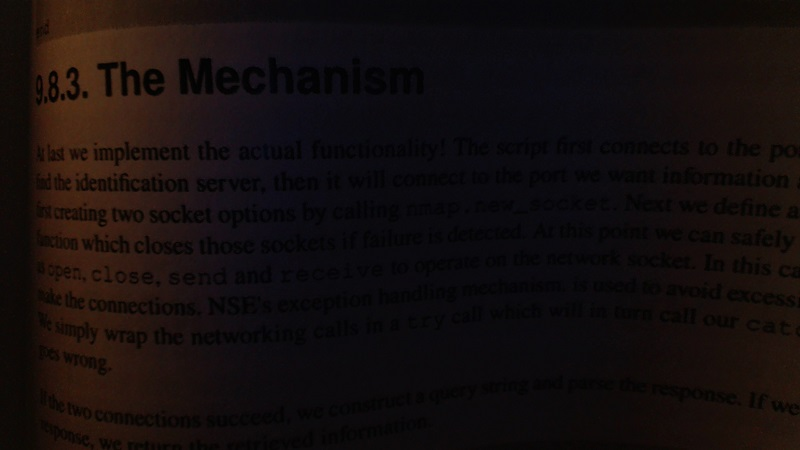
#> input picture abel/bookpage.jpg, 800 x 450 px, found by its file name
$ jupyter execute Thresh_Bitwise_Inrange.ipynb
#> lines starting #> are read from the running program, lines starting #| are printed output that depends on the picture; after the words box and inside, x2 and y2 are one past the last pixel; in counts of white or black regions, pixels touching at a corner belong together
[cell 1]
import cv2
from google.colab.patches import cv2_imshow

[cell 2]
book_page=cv2.imread("/content/bookpage.jpg")
#> book_page is the input picture: shape (450, 800, 3); mean B, G, R 13.4, 13.6, 20.3
cv2_imshow(book_page)

[cell 3]
gray_scale=cv2.cvtColor(book_page,cv2.COLOR_BGR2GRAY)
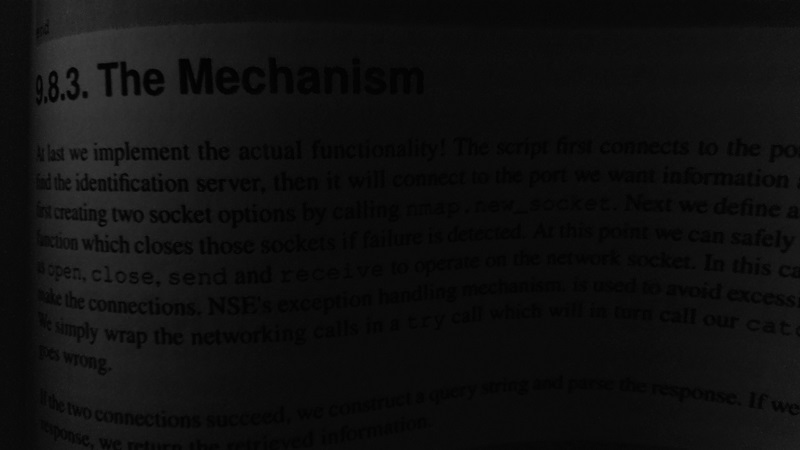
#> gray_scale: shape (450, 800); min 0, max 64, mean 15.6
cv2_imshow(gray_scale)

[cell 4]
retval, threshold = cv2.threshold(gray_scale, 10, 255, cv2.THRESH_BINARY)
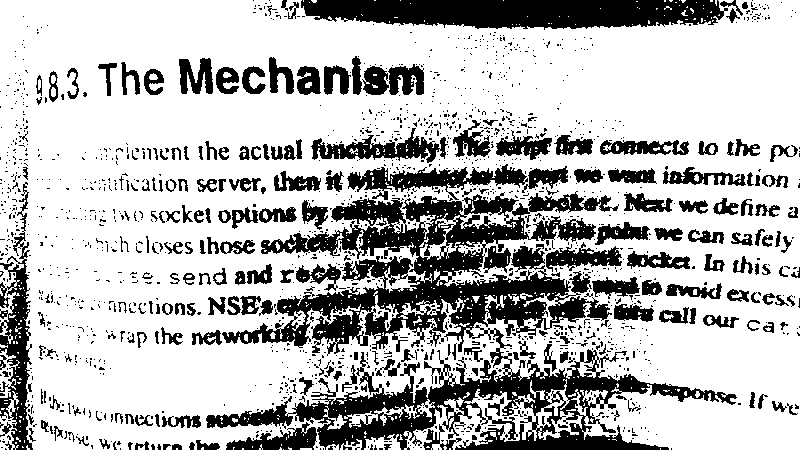
#> threshold: shape (450, 800); 72.6% white; 1628 black regions (1390 under 20 px), largest, box (x1, y1, x2, y2) and area: (206, 191, 737, 450) 41971, (301, 0, 728, 30) 10101, (0, 182, 33, 450) 3599
cv2_imshow(threshold)

[cell 5]
adaptive_threshold = cv2.adaptiveThreshold(gray_scale,255, cv2.ADAPTIVE_THRESH_GAUSSIAN_C, cv2.THRESH_BINARY, 215, 1)
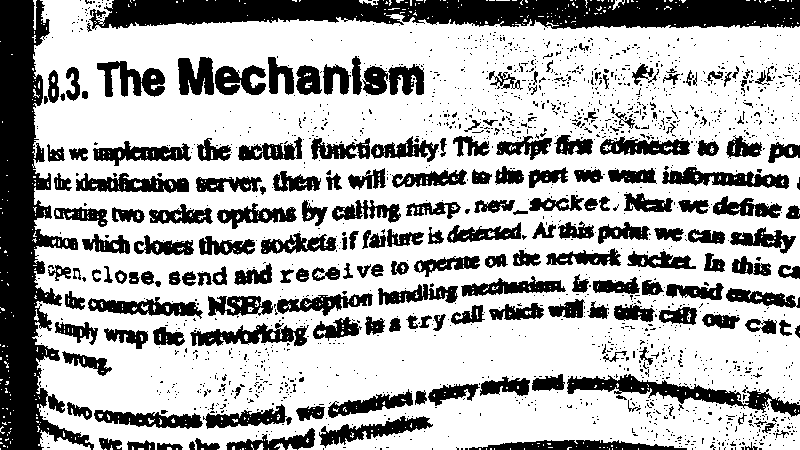
#> adaptive_threshold: shape (450, 800); 68.6% white; 1766 black regions (1561 under 20 px), largest, box (x1, y1, x2, y2) and area: (0, 0, 94, 450) 19051, (89, 0, 800, 30) 16405, (567, 374, 800, 417) 2833
cv2_imshow(adaptive_threshold)

[cell 6]
image_back = cv2.imread('/content/image_back.png')
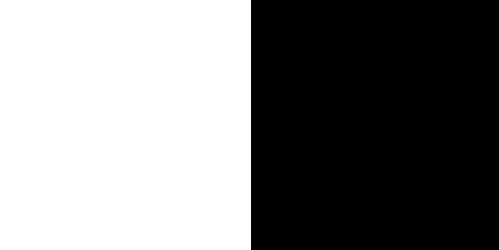
#> input picture abel/image_back.png, 499 x 250 px, found by its file name
#> image_back is the input picture: shape (250, 499, 3); 50.3% white; 1 black region, box (x1, y1, x2, y2) and area: (251, 0, 499, 250) 62000
image_circle = cv2.imread('/content/image_circle.png')
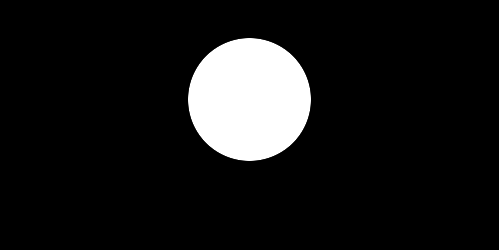
#> input picture abel/image_circle.png, 499 x 250 px, found by its file name
#> image_circle is the input picture: shape (250, 499, 3); min 0, max 255, mean 24.2

cv2_imshow(image_back)

[cell 7]
cv2_imshow(image_circle)

[cell 8]
image_and = cv2.bitwise_and(image_back, image_circle, mask = None)
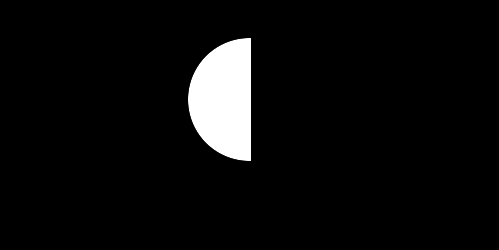
#> image_and: shape (250, 499, 3); min 0, max 255, mean 12.5
cv2_imshow(image_and)

[cell 9]
image_or = cv2.bitwise_or(image_back, image_circle, mask = None)
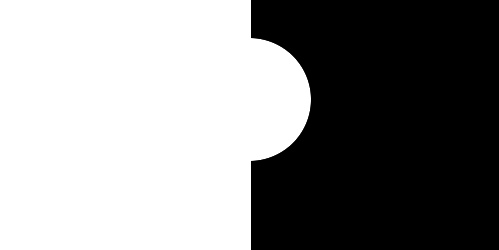
#> image_or: shape (250, 499, 3); min 0, max 255, mean 140
cv2_imshow(image_or)

[cell 10]
image_not_circle = cv2.bitwise_not(image_circle, mask = None)
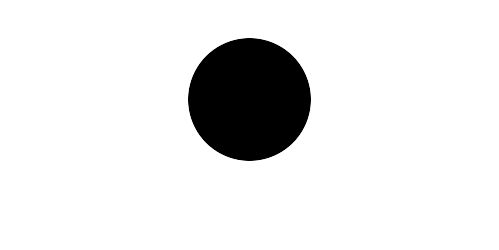
#> image_not_circle: shape (250, 499, 3); min 0, max 255, mean 230.8
cv2_imshow(image_not_circle)

[cell 11]
ball_track=cv2.imread("/content/balls.jpg")
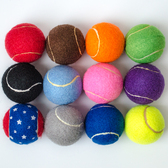
#> input picture abel/balls.jpg, 168 x 168 px, found by its file name
#> ball_track is the input picture: shape (168, 168, 3); mean B, G, R 146.2, 148.4, 164.3
test=ball_track.copy()
cv2_imshow(ball_track)

[cell 12]
hsv = cv2.cvtColor(test, cv2.COLOR_BGR2HSV)
#> hsv: shape (168, 168, 3); mean H, S, V 93.5, 93.3, 185.3
cv2_imshow(hsv)

[cell 13]
pinkLower = (153, 79, 163)
pinkUpper = (173, 200, 255)
mask = cv2.inRange(hsv, pinkLower, pinkUpper)
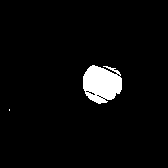
#> mask: shape (168, 168); 4% white; 2 white regions (1 under 20 px), largest, box (x1, y1, x2, y2) and area: (83, 65, 122, 104) 1135
cv2_imshow(mask)
